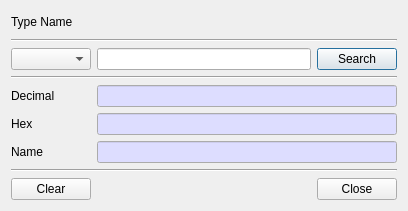
<?xml version="1.0" encoding="UTF-8"?>
<ui version="4.0">
 <class>TypeNameDlg</class>
 <widget class="QDialog" name="TypeNameDlg">
  <property name="geometry">
   <rect>
    <x>0</x>
    <y>0</y>
    <width>406</width>
    <height>211</height>
   </rect>
  </property>
  <property name="windowTitle">
   <string>Type Name</string>
  </property>
  <layout class="QVBoxLayout" name="verticalLayout">
   <item>
    <widget class="QLabel" name="label">
     <property name="text">
      <string>Type Name</string>
     </property>
    </widget>
   </item>
   <item>
    <widget class="Line" name="line">
     <property name="orientation">
      <enum>Qt::Horizontal</enum>
     </property>
    </widget>
   </item>
   <item>
    <layout class="QGridLayout" name="gridLayout_3">
     <item row="0" column="0">
      <widget class="QComboBox" name="mTypeCombo">
       <property name="minimumSize">
        <size>
         <width>80</width>
         <height>0</height>
        </size>
       </property>
      </widget>
     </item>
     <item row="0" column="1">
      <widget class="QLineEdit" name="mSearchText"/>
     </item>
     <item row="0" column="2">
      <widget class="QPushButton" name="mSearchBtn">
       <property name="text">
        <string>Search</string>
       </property>
      </widget>
     </item>
    </layout>
   </item>
   <item>
    <widget class="Line" name="line_2">
     <property name="orientation">
      <enum>Qt::Horizontal</enum>
     </property>
    </widget>
   </item>
   <item>
    <layout class="QGridLayout" name="gridLayout_4">
     <item row="2" column="0">
      <widget class="QLabel" name="label_4">
       <property name="text">
        <string>Name</string>
       </property>
      </widget>
     </item>
     <item row="0" column="0">
      <widget class="QLabel" name="label_2">
       <property name="minimumSize">
        <size>
         <width>80</width>
         <height>0</height>
        </size>
       </property>
       <property name="text">
        <string>Decimal</string>
       </property>
      </widget>
     </item>
     <item row="1" column="0">
      <widget class="QLabel" name="label_3">
       <property name="text">
        <string>Hex</string>
       </property>
      </widget>
     </item>
     <item row="0" column="1">
      <widget class="QLineEdit" name="mDecimalText">
       <property name="minimumSize">
        <size>
         <width>300</width>
         <height>0</height>
        </size>
       </property>
       <property name="palette">
        <palette>
         <active>
          <colorrole role="Base">
           <brush brushstyle="SolidPattern">
            <color alpha="255">
             <red>221</red>
             <green>221</green>
             <blue>255</blue>
            </color>
           </brush>
          </colorrole>
         </active>
         <inactive>
          <colorrole role="Base">
           <brush brushstyle="SolidPattern">
            <color alpha="255">
             <red>221</red>
             <green>221</green>
             <blue>255</blue>
            </color>
           </brush>
          </colorrole>
         </inactive>
         <disabled/>
        </palette>
       </property>
       <property name="readOnly">
        <bool>true</bool>
       </property>
      </widget>
     </item>
     <item row="1" column="1">
      <widget class="QLineEdit" name="mHexText">
       <property name="palette">
        <palette>
         <active>
          <colorrole role="Base">
           <brush brushstyle="SolidPattern">
            <color alpha="255">
             <red>221</red>
             <green>221</green>
             <blue>255</blue>
            </color>
           </brush>
          </colorrole>
         </active>
         <inactive>
          <colorrole role="Base">
           <brush brushstyle="SolidPattern">
            <color alpha="255">
             <red>221</red>
             <green>221</green>
             <blue>255</blue>
            </color>
           </brush>
          </colorrole>
         </inactive>
         <disabled/>
        </palette>
       </property>
       <property name="readOnly">
        <bool>true</bool>
       </property>
      </widget>
     </item>
     <item row="2" column="1">
      <widget class="QLineEdit" name="mNameText">
       <property name="palette">
        <palette>
         <active>
          <colorrole role="Base">
           <brush brushstyle="SolidPattern">
            <color alpha="255">
             <red>221</red>
             <green>221</green>
             <blue>255</blue>
            </color>
           </brush>
          </colorrole>
         </active>
         <inactive>
          <colorrole role="Base">
           <brush brushstyle="SolidPattern">
            <color alpha="255">
             <red>221</red>
             <green>221</green>
             <blue>255</blue>
            </color>
           </brush>
          </colorrole>
         </inactive>
         <disabled/>
        </palette>
       </property>
       <property name="readOnly">
        <bool>true</bool>
       </property>
      </widget>
     </item>
    </layout>
   </item>
   <item>
    <widget class="Line" name="line_3">
     <property name="orientation">
      <enum>Qt::Horizontal</enum>
     </property>
    </widget>
   </item>
   <item>
    <layout class="QGridLayout" name="gridLayout">
     <item row="0" column="1">
      <spacer name="horizontalSpacer">
       <property name="orientation">
        <enum>Qt::Horizontal</enum>
       </property>
       <property name="sizeHint" stdset="0">
        <size>
         <width>40</width>
         <height>20</height>
        </size>
       </property>
      </spacer>
     </item>
     <item row="0" column="3">
      <widget class="QPushButton" name="mCloseBtn">
       <property name="text">
        <string>Close</string>
       </property>
      </widget>
     </item>
     <item row="0" column="0">
      <widget class="QPushButton" name="mClearBtn">
       <property name="text">
        <string>Clear</string>
       </property>
      </widget>
     </item>
    </layout>
   </item>
  </layout>
 </widget>
 <tabstops>
  <tabstop>mTypeCombo</tabstop>
  <tabstop>mSearchText</tabstop>
  <tabstop>mSearchBtn</tabstop>
  <tabstop>mDecimalText</tabstop>
  <tabstop>mHexText</tabstop>
  <tabstop>mNameText</tabstop>
  <tabstop>mClearBtn</tabstop>
  <tabstop>mCloseBtn</tabstop>
 </tabstops>
 <resources/>
 <connections/>
</ui>
